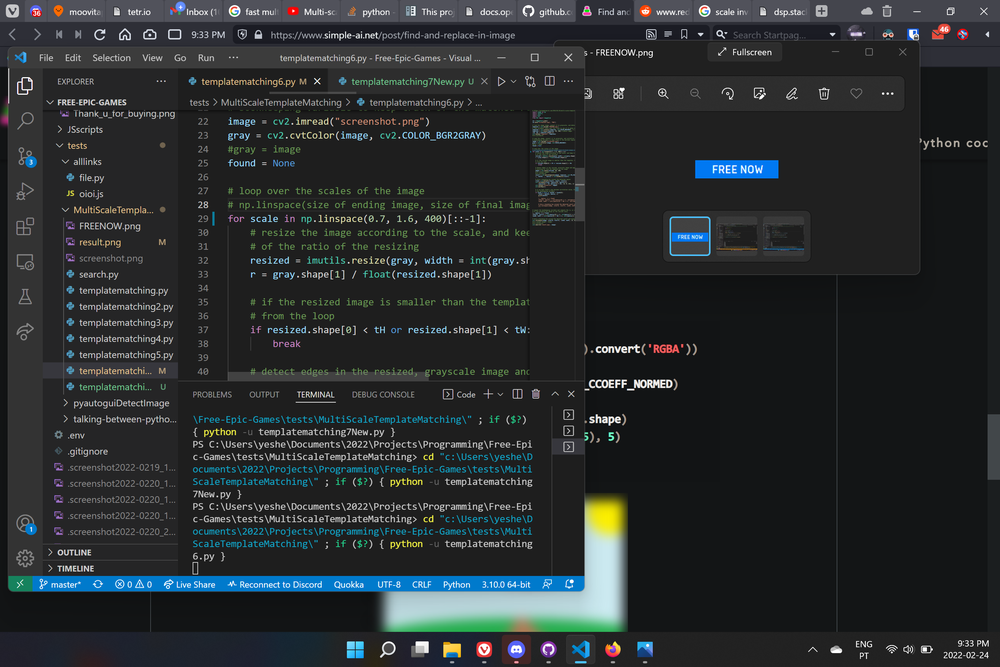
#> input picture tests/matching/screenshot.png, 1000 x 667 px, shrunk from 2736 x 1824 before the run
$ python search.py   (older library calls are emulated)
#> lines starting #> are read from the running program, lines starting #| are printed output that depends on the picture
# Trying to use https://stackoverflow.com/questions/27343997/using-pil-python-image-library-to-detect-image-on-screen# USAGE
# python match.py --template cod_logo.png --images images
# USAGE2 Understand the actual detection principle and details
# python match.py --template cod_logo.png --images images --visualize 1
# Import necessary packages
import argparse # argparse Parsing command line arguments
import glob # Get the path of the input image
import cv2 # opencv binding
import imutils # Some methods of image processing
import PIL
from PIL import ImageGrab
import numpy as np
from pandas import array # numpy Perform numerical processing

'''
img1 = cv2.imread("screenshot.png", cv2.IMREAD_GRAYSCALE)
img2 = cv2.imread("FREENOW.png", cv2.IMREAD_GRAYSCALE)

# detecting keypoints
detector = cv2.FastFeatureDetector(15)
keypoints1 = list()
kp = detector.detect("FREENOW.png",keypoints1)

#vector<KeyPoint> keypoints1;-

#detector.detect(img1, keypoints1)

#... // do the same for the second image
'''

import numpy as np
import cv2
from matplotlib import pyplot as plt

img = cv2.imread('screenshot.png',0)
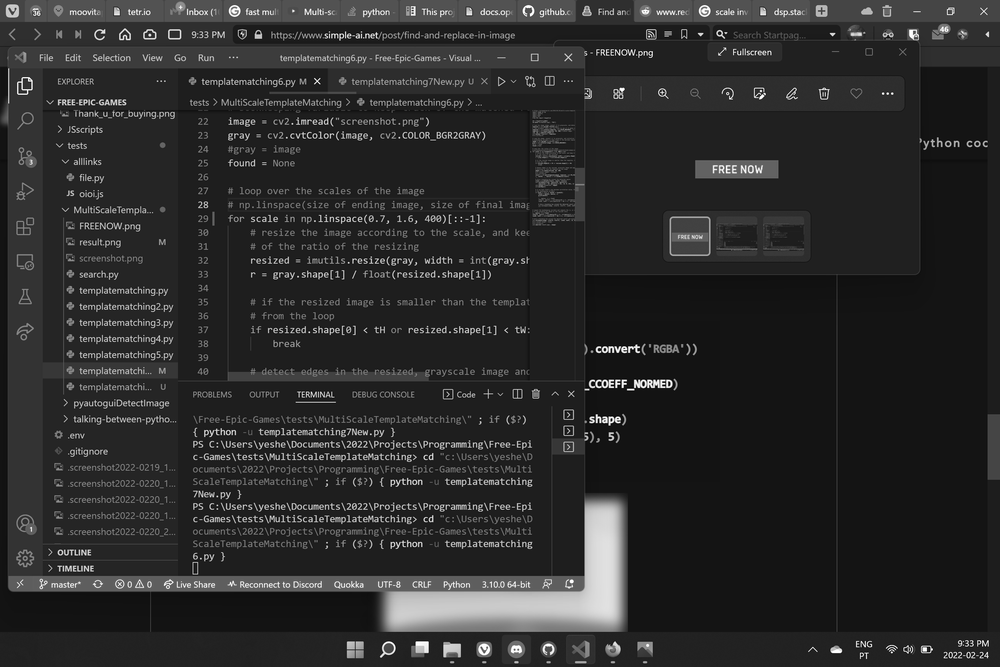
#> img: shape (667, 1000); min 0, max 255, mean 43


# Initiate FAST object with default values
fast = cv2.FastFeatureDetector()

# find and draw the keypoints
kp = fast.detect(img,None)
#> kp = 8064 keypoints; strongest (x, y, size): (625, 380, 7), (628, 389, 7), (618, 422, 7), (636, 345, 7)
img2 = cv2.drawKeypoints(img, kp, color=(255,0,0))
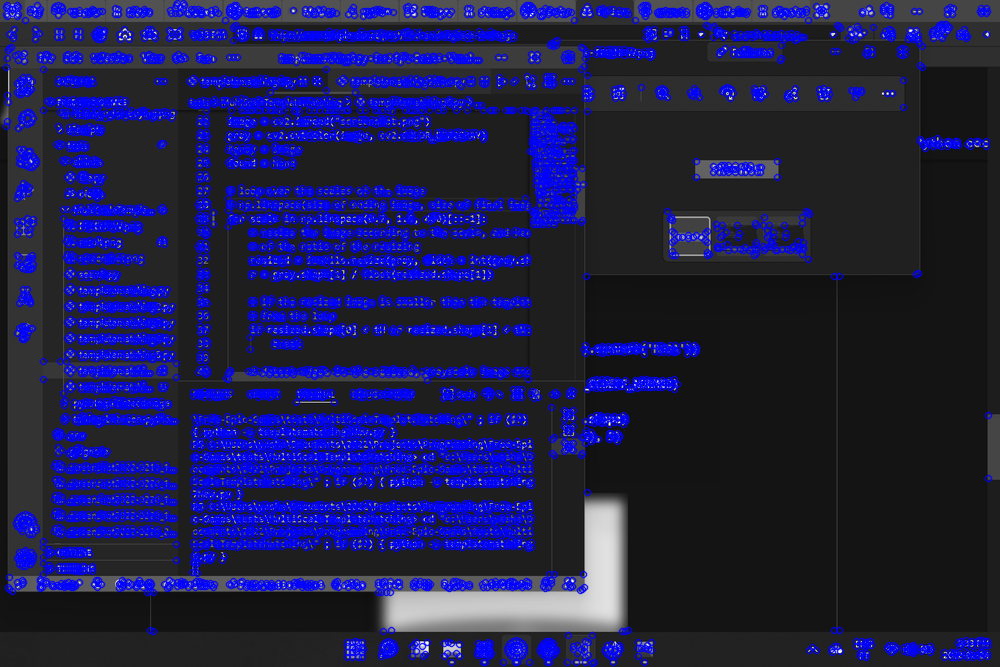
#> img2: shape (667, 1000, 3); mean of channels 0, 1, 2 78.6, 31.2, 31.2; drawn as B, G, R

# Print all default params
#> (the run stopped early here; a loop or call above may not have finished)
